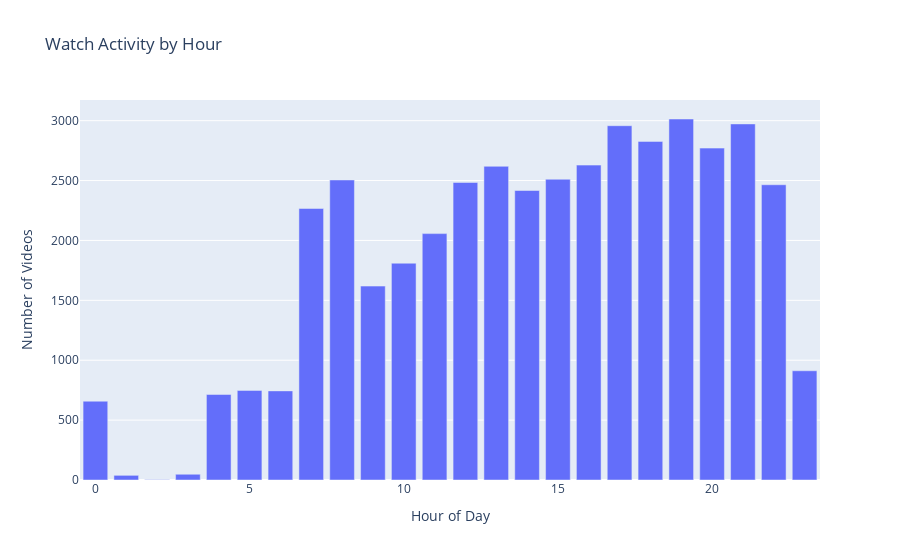

This figure's notebook cell:
### Code cell
# Visualizes the watch activity by hour using Plotly Express
fig = px.bar(
    hourly_df, # Use the hourly DataFrame for plotting
    x='hour', # Use the hour column for x-axis
    y='count', # Use the count of videos watched for y-axis
    title='Watch Activity by Hour', # Set the title of the chart
    labels={'hour': 'Hour of Day', 'count': 'Number of Videos'}, # Set axis labels
    hover_data=['count'] # Show count in hover data
    )

fig.show()

### Figure 1 — Plotly figure (JSON) as saved in the notebook; plotly's stock layout.template omitted (floating-point values rounded to 4 significant figures)
{"data": [{"hovertemplate": "Hour of Day=%{x}<br>Number of Videos=%{y}<extra></extra>", "legendgroup": "", "marker": {"color": "#636efa", "pattern": {"shape": ""}}, "name": "", "orientation": "v", "showlegend": false, "textposition": "auto", "type": "bar", "x": [0, 1, 2, 3, 4, 5, 6, 7, 8, 9, 10, 11, 12, 13, 14, 15, 16, 17, 18, 19, 20, 21, 22, 23], "xaxis": "x", "y": [658, 39, 3, 48, 714, 748, 744, 2267, 2505, 1619, 1810, 2057, 2484, 2619, 2417, 2511, 2629, 2958, 2827, 3014, 2771, 2973, 2465, 912], "yaxis": "y"}], "layout": {"barmode": "relative", "legend": {"tracegroupgap": 0}, "title": {"text": "Watch Activity by Hour"}, "xaxis": {"anchor": "y", "domain": [0, 1], "title": {"text": "Hour of Day"}}, "yaxis": {"anchor": "x", "domain": [0, 1], "title": {"text": "Number of Videos"}}}}
